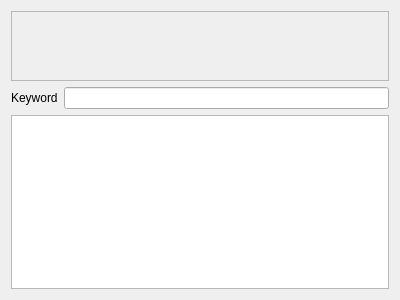
<?xml version="1.0" encoding="UTF-8"?>
<ui version="4.0">
 <class>WidgetsDebugJsonDialog</class>
 <widget class="QWidget" name="WidgetsDebugJsonDialog">
  <property name="geometry">
   <rect>
    <x>0</x>
    <y>0</y>
    <width>400</width>
    <height>300</height>
   </rect>
  </property>
  <property name="windowTitle">
   <string>Form</string>
  </property>
  <layout class="QVBoxLayout" name="verticalLayout">
   <item>
    <widget class="QScrollArea" name="scrollArea">
     <property name="widgetResizable">
      <bool>true</bool>
     </property>
     <widget class="QWidget" name="scrollAreaWidgetContents">
      <property name="geometry">
       <rect>
        <x>0</x>
        <y>0</y>
        <width>380</width>
        <height>69</height>
       </rect>
      </property>
      <layout class="QVBoxLayout" name="verticalLayout_2"/>
     </widget>
    </widget>
   </item>
   <item>
    <layout class="QHBoxLayout" name="horizontalLayout">
     <item>
      <widget class="QLabel" name="label">
       <property name="text">
        <string>Keyword</string>
       </property>
      </widget>
     </item>
     <item>
      <widget class="QLineEdit" name="leKeyword"/>
     </item>
    </layout>
   </item>
   <item>
    <widget class="QTextEdit" name="teOutput"/>
   </item>
  </layout>
 </widget>
 <resources/>
 <connections/>
</ui>
